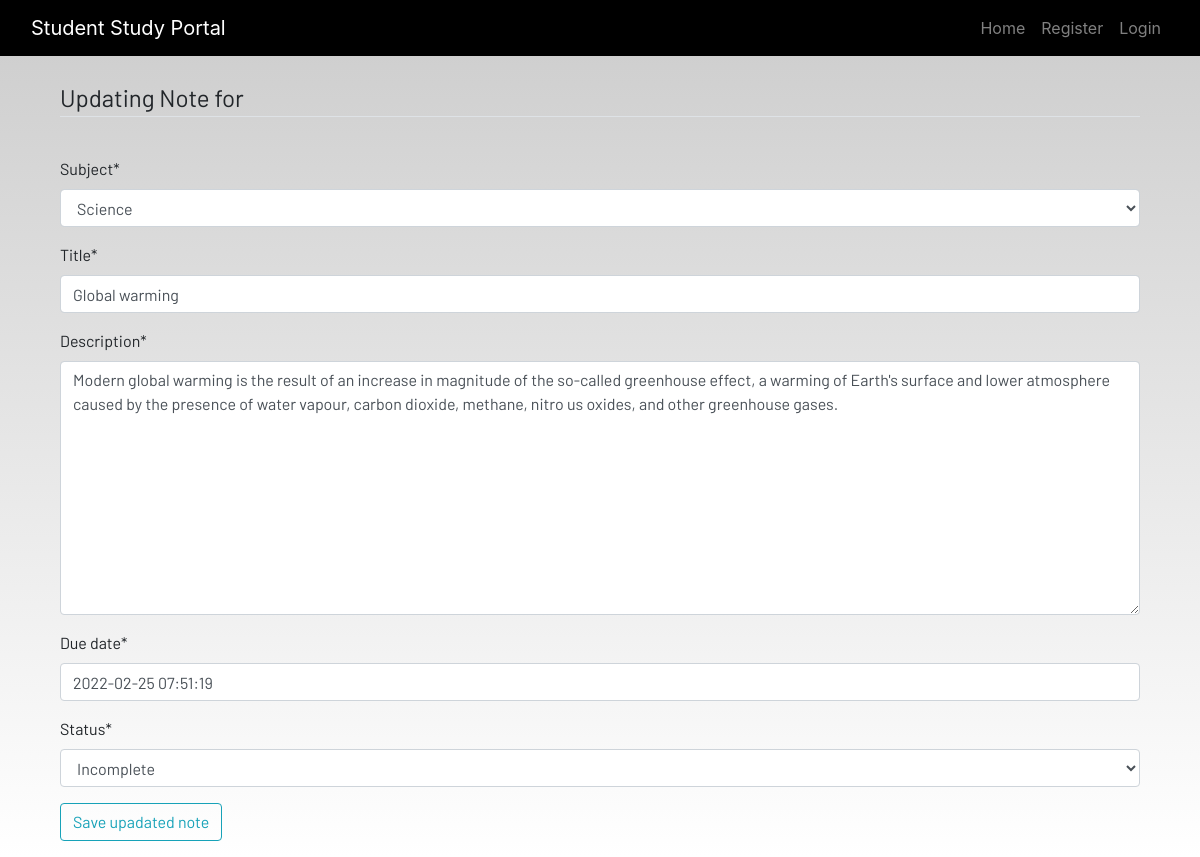
Page /update_homework/1 on the earlier database version.
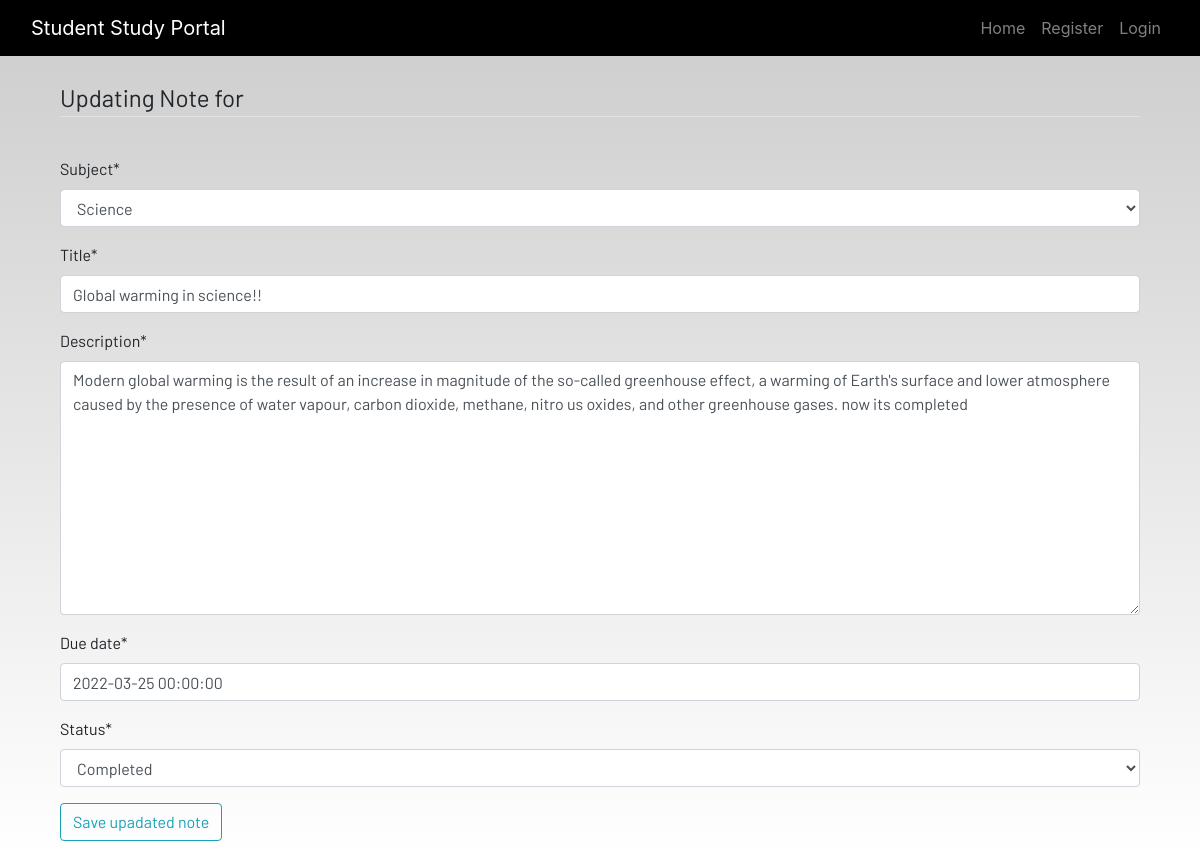
Same page on the later database version.
### dashboard/models.py (models this page shows, shortened)
class Homework(models.Model):
    user = models.ForeignKey(User, on_delete=models.CASCADE)
    subject = models.ForeignKey(Subject, on_delete=models.CASCADE)
    title = models.CharField(max_length=100)
    description = models.TextField()
    due_date = models.DateTimeField()
    status_choice = (
        ("Incomplete","Incomplete"),("Completed","Completed")
        )
    status = models.CharField(max_length=20,choices=status_choice,default='Incomplete')

### dashboard/views.py (the view, shortened to what this page needs)
# urls.py: path('update_homework/<int:pk>', views.HomeworkUpdateView.as_view(), name = "update_homework"),
class HomeworkUpdateView(SuccessMessageMixin,UpdateView):
    model = Homework
    template_name = 'dashboard/note_update.html'
    fields = ['subject','title','description','due_date','status']
    success_url = reverse_lazy('display_homework')
    success_message = "Homework Updated successfully."

### dashboard/models.py (called while the page is built)
    def __str__(self):
        return f"{self.subject}"

### dashboard/templates/dashboard/note_update.html (shortened to what this page needs)
{% extends 'dashboard/base.html' %}
{% load static %}
{% block content %}
{% load crispy_forms_tags%}
<div class="container">
    <form method="POST">
          <div class="container">
           <fieldset class="form-group">
            <legend class="border-bottom mb-4">Updating Note for {{user.username}}</legend>
        </fieldset>
           {{form|crispy}}
        <div class="form-group">
            <button href="" class="btn btn-outline-info" type="submit">
                Save upadated note
            </button>
</div>
{% endblock content %}

Differences in the rows shown:
changed Homework: title "Global warming" → "Global warming in science!!"; description "…and other greenhouse gases." → "…and other greenhouse gases. now its completed"; due_date "2022-02-25 07:51:19" → "2022-03-25 00:00:00"; status "Incomplete" → "Completed"
